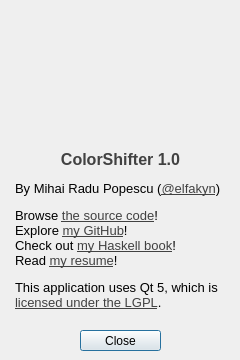
<?xml version="1.0" encoding="UTF-8"?>
<ui version="4.0">
 <class>AboutWindow</class>
 <widget class="QDialog" name="AboutWindow">
  <property name="geometry">
   <rect>
    <x>0</x>
    <y>0</y>
    <width>240</width>
    <height>360</height>
   </rect>
  </property>
  <property name="sizePolicy">
   <sizepolicy hsizetype="Fixed" vsizetype="Fixed">
    <horstretch>0</horstretch>
    <verstretch>0</verstretch>
   </sizepolicy>
  </property>
  <property name="minimumSize">
   <size>
    <width>240</width>
    <height>360</height>
   </size>
  </property>
  <property name="maximumSize">
   <size>
    <width>240</width>
    <height>360</height>
   </size>
  </property>
  <property name="windowTitle">
   <string>About ColorShifter</string>
  </property>
  <widget class="QLabel" name="icon">
   <property name="geometry">
    <rect>
     <x>50</x>
     <y>10</y>
     <width>141</width>
     <height>131</height>
    </rect>
   </property>
   <property name="whatsThis">
    <string>Also check out Hacker School!</string>
   </property>
   <property name="text">
    <string/>
   </property>
   <property name="pixmap">
    <pixmap resource="defaultpalettes.qrc">:/icon-128.png</pixmap>
   </property>
   <property name="alignment">
    <set>Qt::AlignCenter</set>
   </property>
  </widget>
  <widget class="QPushButton" name="closeButton">
   <property name="geometry">
    <rect>
     <x>80</x>
     <y>330</y>
     <width>81</width>
     <height>21</height>
    </rect>
   </property>
   <property name="text">
    <string>Close</string>
   </property>
  </widget>
  <widget class="QLabel" name="text">
   <property name="geometry">
    <rect>
     <x>15</x>
     <y>150</y>
     <width>211</width>
     <height>171</height>
    </rect>
   </property>
   <property name="text">
    <string>&lt;html&gt;&lt;head/&gt;&lt;body&gt;&lt;p align=&quot;center&quot;&gt;&lt;span style=&quot; font-size:12pt; font-weight:600; color:#414141;&quot;&gt;ColorShifter 1.0&lt;/span&gt;&lt;/p&gt;&lt;p&gt;&lt;span style=&quot; font-size:10pt;&quot;&gt;By Mihai Radu Popescu (&lt;/span&gt;&lt;a href=&quot;https://twitter.com/elfakyn&quot;&gt;&lt;span style=&quot; font-size:10pt; text-decoration: underline; color:#414141;&quot;&gt;@elfakyn&lt;/span&gt;&lt;/a&gt;&lt;span style=&quot; font-size:10pt;&quot;&gt;)&lt;/span&gt;&lt;/p&gt;&lt;p&gt;&lt;span style=&quot; font-size:10pt;&quot;&gt;Browse &lt;/span&gt;&lt;a href=&quot;https://github.com/elfakyn/ColorShifter-qt&quot;&gt;&lt;span style=&quot; font-size:10pt; text-decoration: underline; color:#414141;&quot;&gt;the source code&lt;/span&gt;&lt;/a&gt;&lt;span style=&quot; font-size:10pt;&quot;&gt;!&lt;br/&gt;Explore &lt;/span&gt;&lt;a href=&quot;https://github.com/elfakyn&quot;&gt;&lt;span style=&quot; font-size:10pt; text-decoration: underline; color:#414141;&quot;&gt;my GitHub&lt;/span&gt;&lt;/a&gt;&lt;span style=&quot; font-size:10pt;&quot;&gt;!&lt;br/&gt;Check out &lt;/span&gt;&lt;a href=&quot;http://www.sthaskell.com/&quot;&gt;&lt;span style=&quot; font-size:10pt; text-decoration: underline; color:#414141;&quot;&gt;my Haskell book&lt;/span&gt;&lt;/a&gt;&lt;span style=&quot; font-size:10pt;&quot;&gt;!&lt;br/&gt;Read &lt;/span&gt;&lt;a href=&quot;https://docs.google.com/document/d/1ByVNHsiWWF6shWj5DtPqO2uFuoVD5aPw54XgHibNvz0/&quot;&gt;&lt;span style=&quot; font-size:10pt; text-decoration: underline; color:#414141;&quot;&gt;my resume&lt;/span&gt;&lt;/a&gt;&lt;span style=&quot; font-size:10pt;&quot;&gt;!&lt;/span&gt;&lt;/p&gt;&lt;p&gt;&lt;span style=&quot; font-size:10pt;&quot;&gt;This application uses Qt 5, which is&lt;/span&gt;&lt;br/&gt;&lt;a href=&quot;http://qt-project.org/doc/qt-5/lgpl.html&quot;&gt;&lt;span style=&quot; font-size:10pt; text-decoration: underline; color:#414141;&quot;&gt;licensed under the LGPL&lt;/span&gt;&lt;/a&gt;&lt;span style=&quot; font-size:10pt;&quot;&gt;.&lt;/span&gt;&lt;/p&gt;&lt;/body&gt;&lt;/html&gt;</string>
   </property>
   <property name="textFormat">
    <enum>Qt::RichText</enum>
   </property>
   <property name="alignment">
    <set>Qt::AlignLeading|Qt::AlignLeft|Qt::AlignTop</set>
   </property>
   <property name="openExternalLinks">
    <bool>true</bool>
   </property>
  </widget>
 </widget>
 <resources>
  <include location="defaultpalettes.qrc"/>
 </resources>
 <connections/>
</ui>
